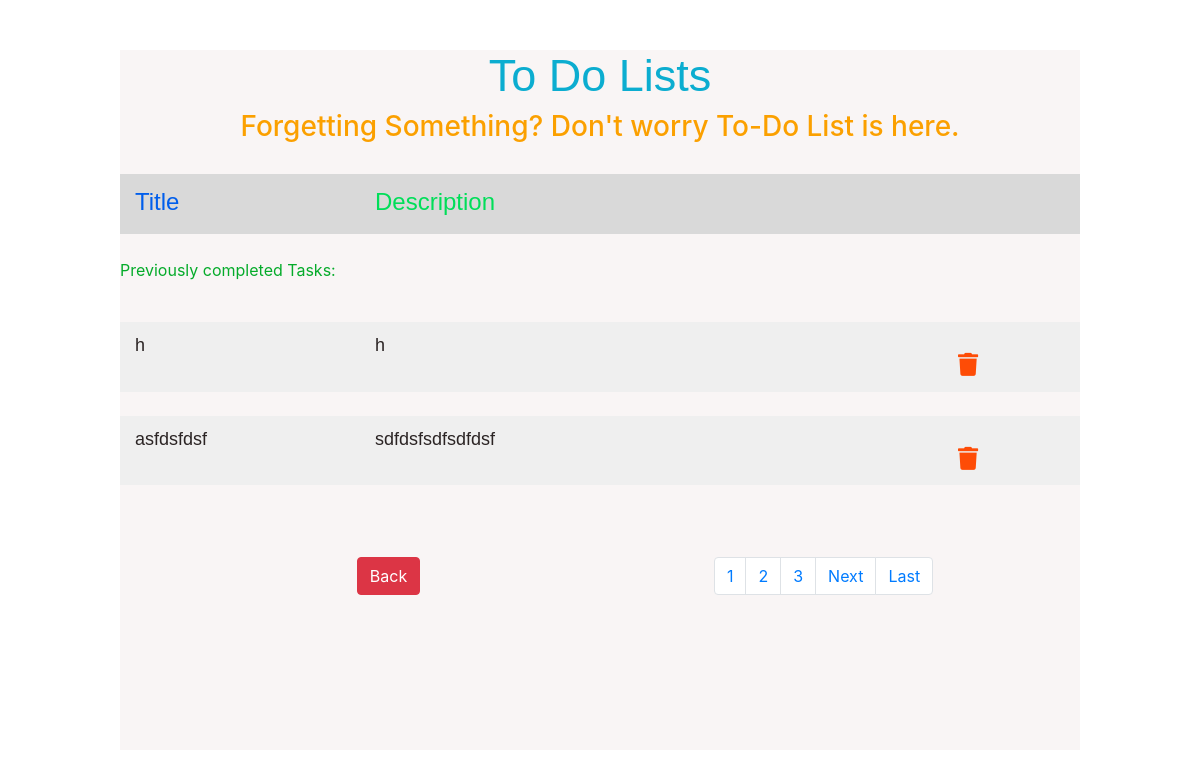
Page /completedList/ on the earlier database version.
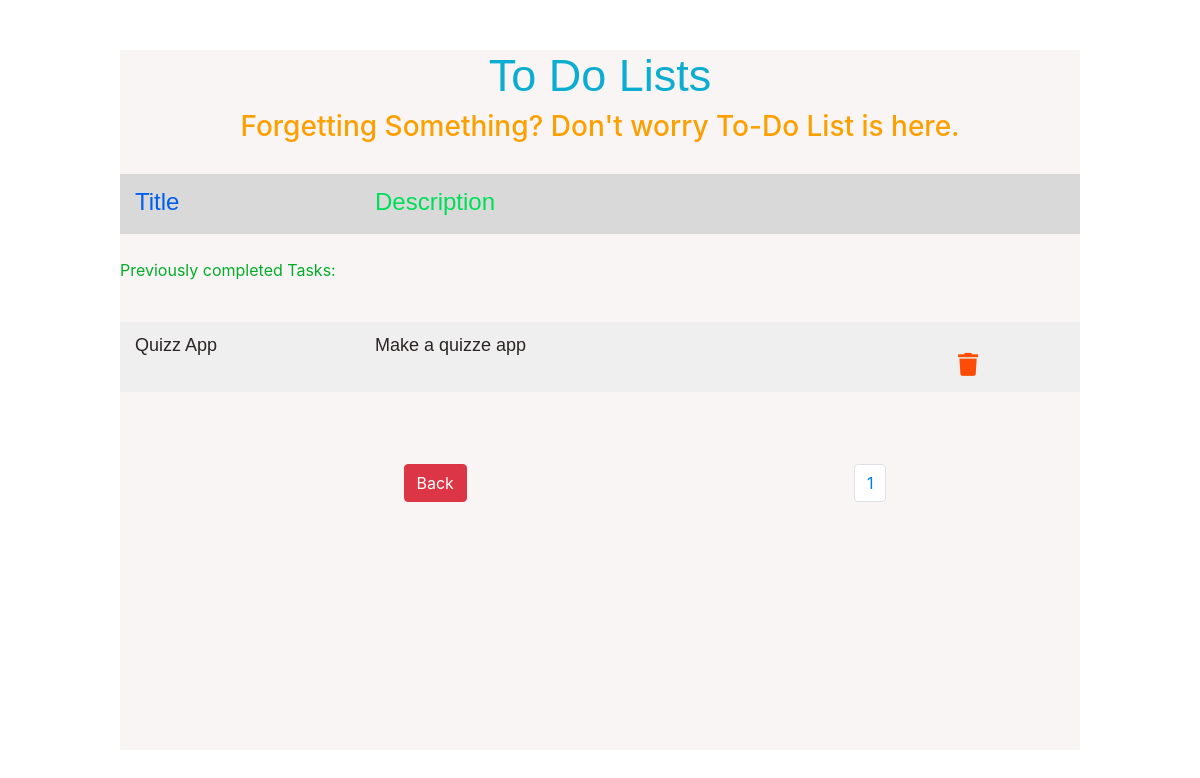
Same page on the later database version.
### core/models.py (models this page shows)
class CompletedListModel(models.Model):
    title = models.CharField(max_length=30)
    description = models.CharField(max_length=50)

### core/views.py (the view)
# urls.py: path('completedList/', views.completedList, name='completedList'),
def completedList(request):
    toDoListData = CompletedListModel.objects.all()
    paginator= Paginator(toDoListData,2)
    page_number= request.GET.get('page')
    toDoListData_page=paginator.get_page(page_number)
    totalpage=toDoListData_page.paginator.num_pages
    context = {
        'CompletedListModel': toDoListData_page,
        'last_page': totalpage,
        'page_list': [n+1 for n in range(totalpage)]
    }
    return  render(request=request, template_name='completedList.html', context=context)

### templates/completedList.html (shortened to what this page needs)
  {% extends 'base.html' %}
   {% block content %}
        <div class="container-fluid head">
            <div class="row">
              <div class="col-3">
                <p class="head_title">Title</p>
              </div>
              <div class="col-6  ">
                <p class="head_desc">Description</p>
              </div>
            </div>
          </div>
          <br>
          <div class="msg">
            <p>Previously completed Tasks:</p>
            </div>
          {% for i in CompletedListModel %}
          <br>
          <div class="container-fluid  bodyColor">
            <div class="row">
              <div class="col-3 listMargin">
                <p class="userToDo ">{{i.title}}</p>
              </div>
              <div class="col-6 listMargin">
                <p class="userToDo">{{i.description}}</p>
              </div>
              <div class="col-2 listMargin listMargin">
                <div class="iconsView cmpBtn">
                  <form action="{% url 'deleteFromComplete' i.id %}" method="post">
                    <button class="CompletedBtn btn"><i class="fa fa-trash remove" aria-hidden="true"></i></button>
                  </form>
                    </div>
              </div>
            </div>
          </div>
          {% endfor %}
          <br> <br> <br>
          <div class="pageLink disFlex">
            <button onclick="goToHome()" type="button" class="btn btn-danger backBttn">Back</button>
            <nav aria-label="...">
              <ul class="pagination">
                {% for n in page_list %}
                <li class="page-item"><a class="page-link" href=/completedList/?page={{n}}>{{n}}</a></li>
                {% endfor %}
                {%if CompletedListModel.has_next%}
                <li class="page-item">
                  <a class="page-link" href="/completedList/?page={{CompletedListModel.next_page_number}}" tabindex="-1">Next</a>
                </li>
                <li class="page-item">
                  <a class="page-link" href="/completedList/?page={{last_page}}" tabindex="-1">Last</a>
                </li>
                {% endif %}
              </ul>
            </nav>
        </div>
    </div>
  </body>
</html>
{% endblock %}

Differences in the rows shown:
removed CompletedListModel: title "h", description "h"
removed CompletedListModel: title "asfdsfdsf", description "sdfdsfsdfsdfdsf"
added CompletedListModel: title "Quizz App", description "Make a quizze app"
Other differences:
list line gone: "2"
list line gone: "3"
text no longer shown: "Next Last"
